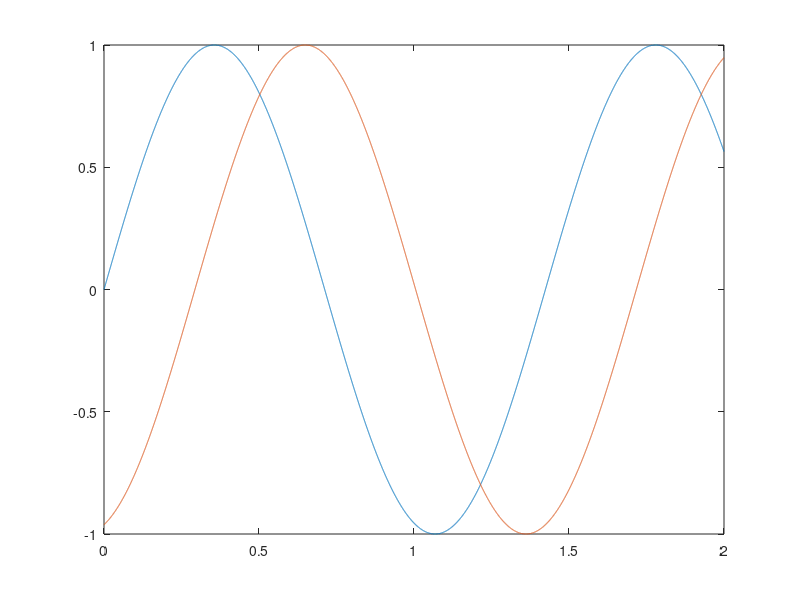

Write MATLAB code to recreate this figure.
% FSK radar relies on the phase shift that develops between the transmitted and recieved radio signal in the time of flight to the target and back.
% Considering a static target, in the time taken for the radio energy to propogate to the target and back to the reciever, the reciever will see a
% signal that lags the transmitted signal and the amount of this phase lag is directly related to the distance to the target. In this scheme the
% range of the target will be uniquely discernable within half a wavelengths distance from the transmitting antenna.
% If a lower transmitting frequency is used the amount of phase shift a given target range will be a smaller proportion of a full cycle of the wave
% and vice versa for a higher transmitting frequency.
% As in any other heterodyne radio reciever the radar does not measure the recieved signal directly, instead mixing it down to a lower frequency
% that is easier to measure. Simple radars use the same oscillator for transmitting as for the local oscillator to mix down the received signal.
% Therefore, these radars rely on the Doppler effect (caused by the motion of the target objcet) to introduce a frequency difference between the
% transmitted signal and the received signal.
% If the target object is in motion away from the radar then the signal returning will be shifted down in frequency compared to the outgoing signal.
% The reverse is true for an object traveling toward the radar. 
% If the target motion is slow compared to the radio wave speed then in the analysis of the phases of the outgoing and incoming signals it can be
% considered stationary.
% In the round trip time to the target and back the signal will accumulate a total phase offset and will proceed with a constant rate of change in
% phase since the signal is changed in frequency by the Doppler effect. The change in phase over the round trip must somehow be preserved through
% the mixing process - PROVE - so that if the phase of the downconverted signal could be compared with the local oscillator the offset would be
% discernable.
% The concept of FSK ranging relies on the fact that, for two different transmitting frequencies the accumulated phase offset over the round trip
% will be different, and different by an amount that corresponds to the target range. If the phase offsets are indeed carried through the
% downconversion process, then the same phase difference will be present between the downconverted signals at the two different operating
% frequencies. And thus, the measurement of this phase difference should determine the range to the target object

% How to accurately determine the phase between the two downconverted signals?
% The issues to contend with are that the the exact frequency of the downconverted signal will vary slightly over the measurement window due to
% natural variations in the target velocity, the magnitudes of the two signals may be different, the signals may have a static offset with respect
% to each other and the magnitudes and offsets of the two signals may change within the measurement window.

clear;

c = 299792458;

num_samples = 10E3;
measurement_time = 2;


target_range_m = 1;
target_velocity_m_per_s = 0.010

tune_frequency_Hz = 1E3;
tune_Vmax = 5;
tune_Vmin = 0;
tune_sweep_polarity = -1;

radar_upper_frequency_Hz = 10.527E9;
radar_lower_frequency_Hz = 10.522E9;
radar_centre_frequency_Hz = radar_lower_frequency_Hz + (radar_upper_frequency_Hz / 2);
radar_tunable_bandwidth_Hz = radar_upper_frequency_Hz - radar_lower_frequency_Hz;
radar_tuning_sensitivity_HzperV = -1E6;
radar_output_power_dB = -10;
radar_conversion_efficiency = 1;

frequency_1 = radar_upper_frequency_Hz + radar_tuning_sensitivity_HzperV * tune_Vmin;
frequency_2 = radar_upper_frequency_Hz + radar_tuning_sensitivity_HzperV * tune_Vmax;

substrate_dielectric_constant = 1;
propagation_velocity = c / sqrt(substrate_dielectric_constant);

frequency_difference = abs(frequency_1 - frequency_2);
percentage_phase_shift = (propagation_velocity / frequency_difference) / (2 * target_range_m);

Doppler_frequency = (2 * frequency_1 * target_velocity_m_per_s) / propagation_velocity;

timebase_vector = linspace(0, measurement_time, num_samples);

output_signal = sin(2 * pi * Doppler_frequency .* timebase_vector);
shifted_output_signal = sin(2 * pi * Doppler_frequency .* timebase_vector + (percentage_phase_shift / Doppler_frequency));

plot(timebase_vector, output_signal);
hold;
plot(timebase_vector, shifted_output_signal);